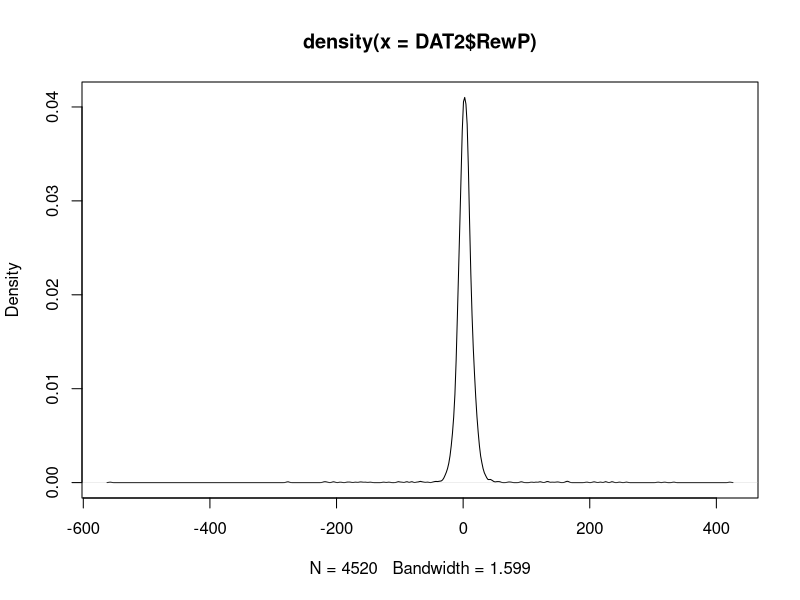
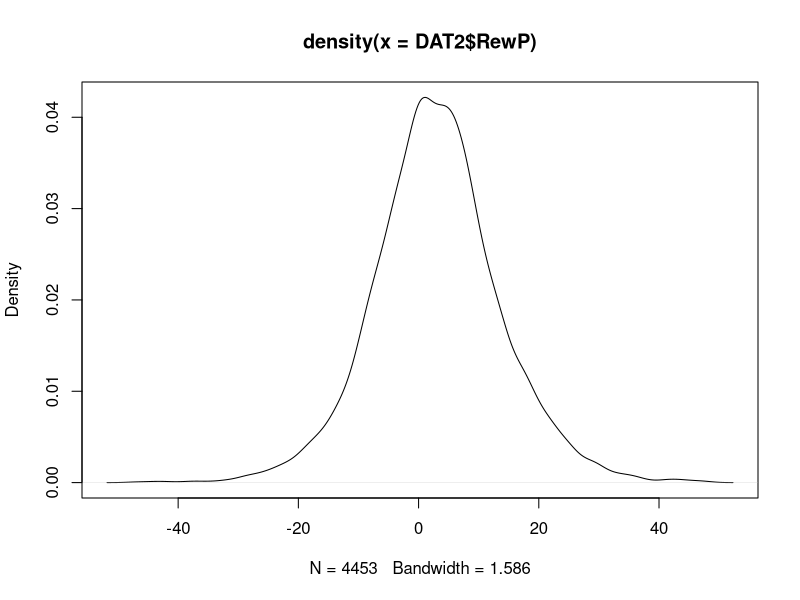
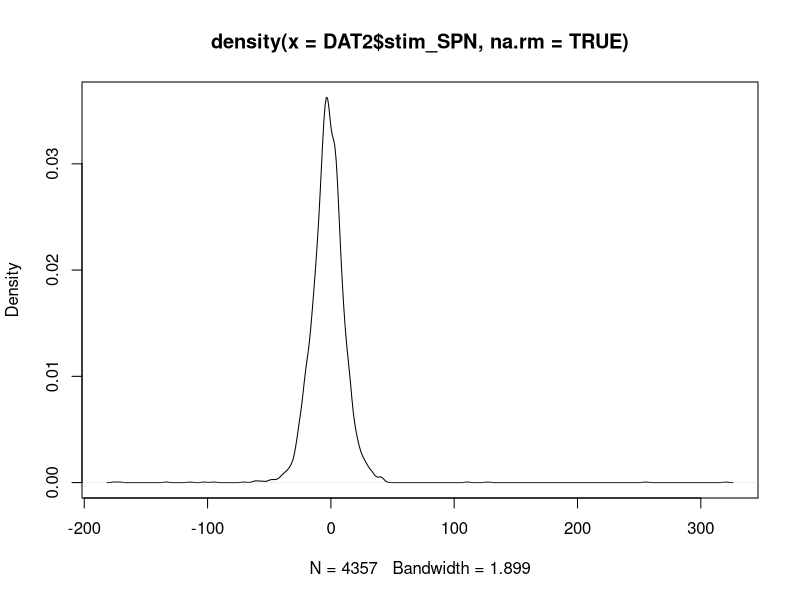
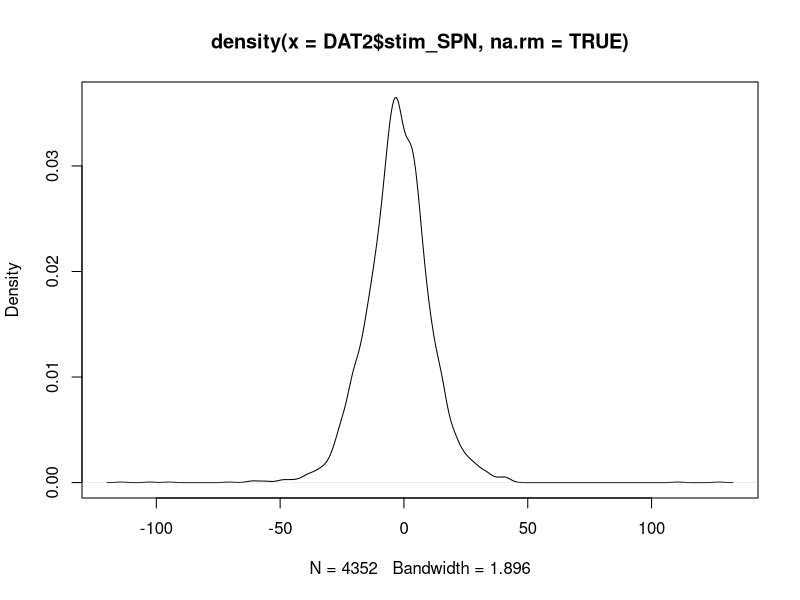
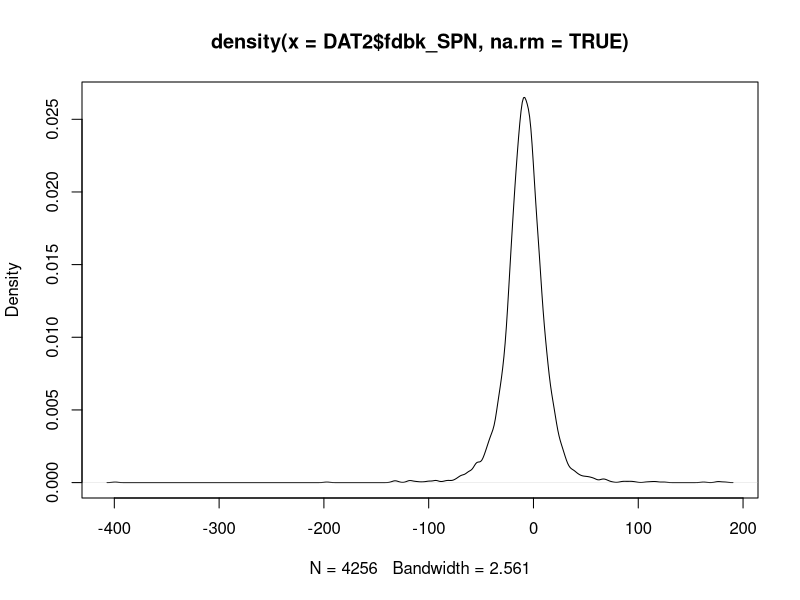
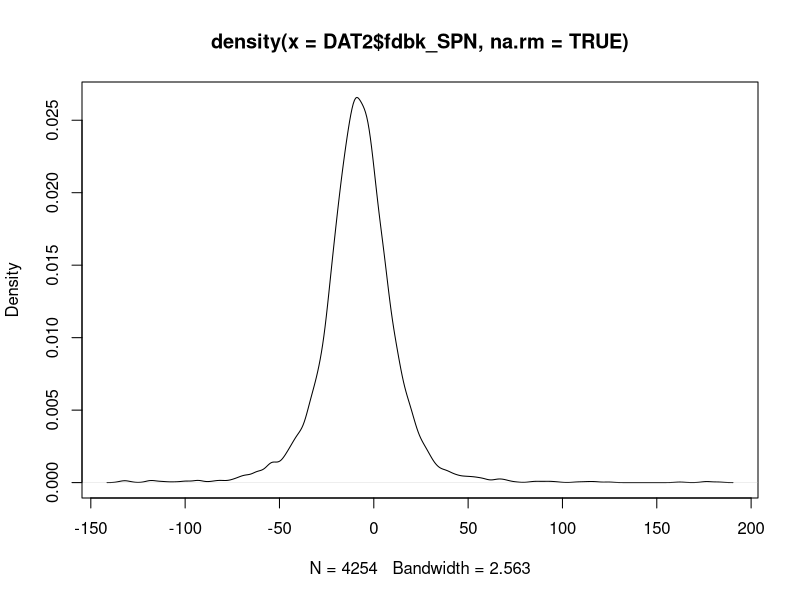

These figures' R source, in order: (Note: this script raises an error after producing the figures.)
# Keith Lohse
# Date: 2019-06-25

## Opening libraries -----------------------------------------------------------
library("ggplot2"); library("lme4"); library("lmerTest");library("dplyr");
library("car")

# if you do not already have these libraries installed, you will need to run:
# install.packages("ggplot2"); install.packages("lme4"); install.packages("lmerTest");
# install.packages("dplyr"); install.packages("car")

## Set working Directory ------------------------------------------------
getwd()

setwd("~/GitHub/cat_learn/")
getwd()

# let's see what is in the data folder
list.files()


##  Create a new smaller dataframe, REST, PRE, PRAC ----------------------------
DATA <- read.csv("./data_MASTER.csv", 
                 header = TRUE, sep=",",na.strings=c("","NA"))
head(DATA)

DATA$trial.c<-(DATA$trial-mean(DATA$trial))/10 #1-unit change = 10 trials
DATA$stim_cat<-factor(DATA$stim_cat)
DATA$resp_cat<-factor(DATA$resp_cat)
DATA$next_resp_same_cat<-factor(DATA$next_resp_same_cat)
DATA$prev_resp_same_cat<-factor(DATA$prev_resp_same_cat)

# Removing NAs for missed responses (1 exclusion)
DAT2<-subset(DATA, correct != "NA")
# Removing NAs for artifact rejection in the RewP (92 exclusions)
DAT2<-subset(DAT2, RewP != "NA")

## Removing statistical outliers in the data -----------------------------------
# Removing RewP Outliers ----
summary(DAT2$RewP)
sd(DAT2$RewP, na.rm=TRUE)
quantile(DAT2$RewP, c(0.01,0.50,0.99), na.rm=TRUE)
plot(density(DAT2$RewP))

DAT2<-subset(DAT2, RewP >= -50)
DAT2<-subset(DAT2, RewP <= 50)
plot(density(DAT2$RewP))

# Removal of outlying ESPN and FSPN values.
# Removing Encoding SPN Outliers ----
summary(DAT2$stim_SPN)
sd(DAT2$stim_SPN, na.rm=TRUE)
plot(density(DAT2$stim_SPN, na.rm=TRUE))
quantile(DAT2$stim_SPN, c(0.0005,0.50,0.9995), na.rm=TRUE)

DAT2<-subset(DAT2, stim_SPN >= -130)
DAT2<-subset(DAT2, stim_SPN <= 130)
plot(density(DAT2$stim_SPN, na.rm=TRUE))


# Removing Feedback SPN Outliers ----
summary(DAT2$fdbk_SPN)
sd(DAT2$fdbk_SPN, na.rm=TRUE)
plot(density(DAT2$fdbk_SPN, na.rm=TRUE))
quantile(DAT2$fdbk_SPN, c(0.0005,0.50,0.9995), na.rm=TRUE)

DAT2<-subset(DAT2, fdbk_SPN >= -196)
DAT2<-subset(DAT2, fdbk_SPN <= 196)

plot(density(DAT2$fdbk_SPN, na.rm=TRUE))




## Merging the acquistion data with the learning data --------------------------
LEARN <- read.csv("./data_POST_AVE.csv", 
                 header = TRUE, sep=",",na.strings=c("","NA"))
head(LEARN)



# selecting the subset of columns we want (ignoring individual categories for now)
head(LEARN[c(1,2,8,14,15,21,27,28,29,30,36:46)])

LEARN2<-LEARN[c(1,2,8,14,15,21,27,28,29,30,36:46)]

COMB <- merge(DAT2, LEARN2, by ="subID")
head(COMB)

## -------------------------- Overall Analyses ---------------------------------
## ------------------------ Single Trial Analyses ------------------------------
## Improvement Over Time During Practice ---------------------------------------
## Does accuracy improve over time?
head(COMB)
COMB$hit_binom<-(COMB$hit+1)/2
COMB$sterile.c<-(as.numeric(COMB$acq_cond)-1.5)*2
summary(as.factor(COMB$sterile))
summary(COMB$trial.c)

contrasts(COMB$stim_cat)<-contr.poly(5)

p01<-glmer(hit_binom~
             # Fixed-effects
             1+sterile.c*trial.c+ # adding in interaction
             # Random-effects
             (1+trial.c|subID)+(1|stim_cat)+(1|subID:stim_cat), data=COMB, family = binomial)

summary(p01)
Anova(p01, type=c("III"))  


## Aggregate RewP --------------------------------------------------------------
POST <- read.csv("./data_POST_LONG.csv", 
                 header = TRUE, sep=",",na.strings=c("","NA"))
POST$sterile.c<-(as.numeric(POST$acq_cond)-1.5)*2
head(POST)
AVE<-subset(POST, post_cond=="game" & rotated=="-1")
AVE<-subset(AVE, RewP_diff_Windows!="NA")
summary(AVE$RewP_diff_Windows)

m02<-lm(RewP_diff_Windows~sterile.c, data=AVE)
summary(m02)
anova(m02)
t.test(RewP_diff_Windows~acq_cond, data=AVE, paired=FALSE, var.equal=TRUE)


## Primary Analysis: Engagement --------------------------------------------------
head(AVE)
m05<-lm(eng_total~acq_cond, data=AVE)
summary(m05)
t.test(eng_total~acq_cond, data=AVE ,var.equal=TRUE)


## Practice Performance as a funciton of RewP ----------------------------------
head(LEARN)
LEARN$sterile.c<-(as.numeric(LEARN$acq_cond)-1.5)*2

m00a<-lm(sqrt(acq_total)~sterile.c+RewP_diff_Windows, data=LEARN)
summary(m00a)
#plot(m00b)
summary(LEARN$acq_cond)

m00b<-lm(sqrt(acq_total)~sterile.c+RewP_hit_ave_Windows+RewP_miss_ave_Windows, 
         data=LEARN)
summary(m00b)
#plot(m00b)
## -----------------------------------------------------------------------------



## Figure 3: Plot of Accuracy over Time by Category ----------------------------
labels <- c(game = "Game Group", sterile = "Sterile Group")

ggplot(data = COMB, 
       mapping = aes(x = trial, y = hit_binom)) +
  geom_jitter(aes(fill=stim_cat), pch=21, size= 2, height=0.01) + 
  stat_smooth(aes(color=stim_cat, lty=stim_cat), lwd=1.5, method="lm", se=FALSE)+
  facet_wrap(~acq_cond, labeller=labeller(acq_cond=labels))+
  scale_x_continuous(name = "Trial Number") +
  scale_y_continuous(name = "Proportion Correct")+
  scale_linetype_manual(name="Stimulus Category",
                    breaks=c("1", "2", "3", "4", "5"),
                    labels=c("Cat 1", "Cat 2", "Cat 3", "Cat 4", "Cat 5"),
                    values = c(1,2,4,5,6))+
  scale_fill_manual(name="Stimulus Category",
                    breaks=c("1", "2", "3", "4", "5"),
                    labels=c("Cat 1", "Cat 2", "Cat 3", "Cat 4", "Cat 5"),
                    values = c("black", "grey20", "grey30", "grey40", "grey50"))+
  scale_color_manual(name="Stimulus Category",
                    breaks=c("1", "2", "3", "4", "5"),
                    labels=c("Cat 1", "Cat 2", "Cat 3", "Cat 4", "Cat 5"),
                    values = c("black", "grey20", "grey30", "grey40", "grey50"))+
  theme(axis.text=element_text(size=16, colour="black"), 
        axis.title=element_text(size=16,face="bold"),
        legend.text=element_text(size=16),
        legend.title=element_text(size=16,face="bold"),
        strip.text = element_text(size=16, face="bold"),
        legend.position = "bottom")
## -----------------------------------------------------------------------------



## Sequential Effects on the RewP -----------------------------------------------
head(COMB)
SEQ <- subset(COMB, prev_resp_hit != "NA")
summary(as.factor(SEQ$sterile.c))  
summary(as.factor(SEQ$hit))  
summary(as.factor(SEQ$prev_resp_hit))  


s01<-lmer(RewP~
            # Fixed-effects
            1+sterile.c*trial.c*hit*prev_resp_hit+ # adding in interaction
            # Random-effects
            (1+trial.c|subID)+(1|stim_cat)+(1|subID:stim_cat), data=SEQ, REML=FALSE)

summary(s01)

Anova(s01, type=c("III"))


## Figure 5A: Sequential Effect on RewP ----------------------------------------
head(COMB)
labels <- c(correct = "Previous Correct", incorrect = "Previous Incorrect")

ggplot(data = SEQ, 
       mapping = aes(x = correct, y = RewP)) +
  geom_jitter(aes(fill=correct), position=position_jitterdodge(dodge.width=1), 
              pch=21, size=3, alpha = .6) + 
  geom_boxplot(aes(fill=correct), alpha = .8, notch=FALSE, 
               col="black", lwd=1, outlier.shape=NA)+
  scale_fill_manual(values = c("grey40", "white"))+
  facet_wrap(~prev_resp_correct, labeller=labeller(prev_resp_correct=labels))+
  scale_x_discrete(name = "Current Response") +
  scale_y_continuous(name = expression("sFA ("*mu*"V)"), limits=c(-50,50))+
  theme(axis.text=element_text(size=16, colour="black"), 
        axis.title=element_text(size=16,face="bold"),
        strip.text = element_text(size=16, face="bold"),
        legend.position = "none")




## Figure 5B: RewP Over Time ---------------------------------------------------
head(COMB)
labels <- c(correct = "Previous Correct", incorrect = "Previous Incorrect")

ggplot(data = SEQ, 
       mapping = aes(x = trial, y = RewP)) +
  geom_point(aes(fill=correct), pch=21, size=3, alpha = .6) + 
  stat_smooth(aes(lty=correct), col="black", method="lm", lwd = 1.5, se=FALSE)+
  facet_wrap(~prev_resp_correct, labeller=labeller(prev_resp_correct=labels))+
  scale_x_continuous(name = "Trial Number") +
  scale_y_continuous(name = expression("RewP ("*mu*"V)"), limits=c(-50,50))+
  scale_linetype_manual(name="Current Response",
                        breaks=c("correct", "incorrect"),
                        labels=c("Correct", "Incorrect"),
                        values = c(1,4))+
  scale_fill_manual(name="Current Response",
                    breaks=c("correct", "incorrect"),
                    labels=c("Correct", "Incorrect"),
                    values = c("grey40","white"))+
  theme(axis.text=element_text(size=16, colour="black"), 
        axis.title=element_text(size=16,face="bold"),
        legend.text=element_text(size=16),
        legend.title=element_text(size=16,face="bold"),
        strip.text = element_text(size=16, face="bold"),
        legend.position = "bottom")






## Retaining or Changing Responses ---------------------------------------------
## Does RewP predict keeping the same response or changing your response
# the next time you see a stimulus of the same category:
NEXT<-subset(COMB, next_cat_change != "NA")
head(NEXT)
summary(NEXT$next_cat_change)
summary(NEXT$RewP)
NEXT$RewP.c<-NEXT$RewP-mean(NEXT$RewP)
summary(NEXT$RewP.c)
summary(as.factor(NEXT$hit))
summary(as.factor(NEXT$sterile.c))


n01<-glmer(next_cat_change~
             # Fixed-effects
             1+sterile.c*trial*RewP.c*hit+ # adding in interaction
             # Random-effects
             (1+trial.c|subID)+(1|stim_cat)+(1|subID:stim_cat), data=NEXT, family = binomial)


summary(n01)
Anova(n01, type=c("III"))


## Figure 6A: Plot of Accuracy over Time by Category ---------------------------
labels <- c(game = "Game Group", sterile = "Sterile Group")

ggplot(data = NEXT, 
       mapping = aes(x = trial, y = next_cat_change)) +
  geom_jitter(aes(fill=stim_cat), pch=21, size= 2, height=0.01) + 
  stat_smooth(aes(col=stim_cat, lty=stim_cat), lwd=1.5, method="lm", se=FALSE)+
  facet_wrap(~acq_cond, labeller=labeller(acq_cond=labels))+
  scale_linetype_manual(name="Stimulus Category",
                        breaks=c("1", "2", "3", "4", "5"),
                        labels=c("Cat 1", "Cat 2", "Cat 3", "Cat4", "Cat 5"),
                        values = c(1,2,4,5,6))+
  scale_fill_manual(name="Stimulus Category",
                    breaks=c("1", "2", "3", "4", "5"),
                    labels=c("Cat 1", "Cat 2", "Cat 3", "Cat4", "Cat 5"),
                    values = c("black", "grey20", "grey30", "grey40", "grey50"))+
  scale_color_manual(name="Stimulus Category",
                     breaks=c("1", "2", "3", "4", "5"),
                     labels=c("Cat 1", "Cat 2", "Cat 3", "Cat4", "Cat 5"),
                     values = c("black", "grey20", "grey30", "grey40", "grey50"))+
  scale_x_continuous(name = "Trial Number") +
  scale_y_continuous(name = "Proportion of Change")+
  theme(axis.text=element_text(size=16, colour="black"), 
        axis.title=element_text(size=16,face="bold"),
        legend.text=element_text(size=16),
        legend.title=element_text(size=16,face="bold"),
        strip.text = element_text(size=16, face="bold"),
        legend.position = "bottom")

## Figure 6B: Switching by Trial and Accuracy ----------------------------------
labels <- c(game = "Game Group", sterile = "Sterile Group")

g1<-ggplot(data = NEXT, 
       mapping = aes(x = trial, y = next_cat_change)) +
  geom_point(aes(fill=correct), pch=21, size=3, alpha = .6) + 
  stat_smooth(aes(lty=correct, col=correct), method="lm", lwd = 1.5, se=FALSE)+
  facet_wrap(~acq_cond, labeller=labeller(acq_cond=labels))+
  scale_x_continuous(name = "Trial Number", lim=c(1,80)) +
  scale_y_continuous(name = "Log-Odds of Changing \n Response", lim=c(-2,2))+
  scale_linetype_manual(name="Current Response",
                        breaks=c("correct", "incorrect"),
                        labels=c("Correct", "Incorrect"),
                        values = c(1,4))+
  scale_color_manual(name="Current Response",
                    breaks=c("correct", "incorrect"),
                    labels=c("Correct", "Incorrect"),
                    values = c("black","black"))+
  scale_fill_manual(name="Current Response",
                    breaks=c("correct", "incorrect"),
                    labels=c("Correct", "Incorrect"),
                    values = c("grey20","white"))+
  theme(axis.text=element_text(size=16, colour="black"), 
        axis.title=element_text(size=16,face="bold"),
        legend.text=element_text(size=16),
        legend.title=element_text(size=16,face="bold"),
        strip.text = element_text(size=16, face="bold"),
        legend.position = "bottom")

# # Code to help make an alternative plot that accords directly with the output
# acq_cond<-c("game", "game", "sterile", "sterile")
# correct<-c("correct","incorrect","correct","incorrect")
# Intercepts<-c(0.6156439, 1.4633345, 0.4256447, 1.2204441)
# Slopes<- c(-0.0127207, -0.0129601, -0.0283601, -0.0052855)
# dd<-data.frame(acq_cond, correct, Intercepts,Slopes)  
# dd
# g2<- g1 + geom_abline(aes(intercept=Intercepts, slope=Slopes, lty=correct), lwd=2, data=dd)
#  
# plot(g2)
## -----------------------------------------------------------------------------

## Figure 6C: Switching by RewP and Accuracy ----------------------------------
labels <- c(game = "Game Group", sterile = "Sterile Group")

head(NEXT)

g1<-ggplot(data = NEXT, 
       mapping = aes(x = RewP, y = next_cat_change)) +
  geom_point(aes(fill=correct), pch=21, size=3, alpha = .6) + 
  stat_smooth(aes(lty=correct, col=correct), method="lm", lwd = 1.5, se=FALSE)+
  facet_wrap(~acq_cond, labeller=labeller(acq_cond=labels))+
  scale_x_continuous(name = expression("Current RewP ("*mu*"V)"), lim=c(-50,50)) +
  scale_y_continuous(name = "Log-Odds of Changing \n Response", lim=c(-2,2))+
  scale_linetype_manual(name="Current Response",
                        breaks=c("correct", "incorrect"),
                        labels=c("Correct", "Incorrect"),
                        values = c(1,4))+
  scale_color_manual(name="Current Response",
                     breaks=c("correct", "incorrect"),
                     labels=c("Correct", "Incorrect"),
                     values = c("black","black"))+
  scale_fill_manual(name="Current Response",
                    breaks=c("correct", "incorrect"),
                    labels=c("Correct", "Incorrect"),
                    values = c("black","white"))+  
  theme(axis.text=element_text(size=16, colour="black"), 
        axis.title=element_text(size=16,face="bold"),
        legend.text=element_text(size=16),
        legend.title=element_text(size=16,face="bold"),
        strip.text = element_text(size=16, face="bold"),
        legend.position = "bottom")

# # Code to help make an alternative plot that accords directly with the output
# acq_cond<-c("game", "game", "sterile", "sterile")
# correct<-c("correct","incorrect","correct","incorrect")
# Intercepts<-c(0.105, 0.945, -0.717, 1.011)
# Slopes<- c(0.004, 0.024, 0.02, -0.004)
# dd<-data.frame(acq_cond, correct, Intercepts,Slopes)  
# dd
# g2<- g1 + geom_abline(aes(intercept=Intercepts, slope=Slopes, lty=correct), lwd=2, data=dd)
# 
# plot(g2)
## -----------------------------------------------------------------------------


## Registered Analyses: Effects on Learning ------------------------------------
head(POST)
POST$sterile<-(as.numeric(POST$acq_cond)-1.5)*2
summary(as.factor(POST$sterile))  

m01<-lmer(rt_correct~
            # Fixed-effects
            1+
            sterile*retention*rotated+ # adding in interaction
            # Random-effects
            (1|subID)+(1|retention:subID)+(1|rotated:subID), data=POST, REML=FALSE)
Anova(m01, type="III")
summary(m01)



## Figure 3A: Number Correct as a Function of Group, Condition, and Rotation -----
labels <- c(game = "Game Group", sterile = "Sterile Group")

ggplot(data = POST, 
       mapping = aes(x = post_cond, y = num_correct)) +
  geom_jitter(aes(fill=as.factor(rotated)), position=position_jitterdodge(dodge.width=0.75), 
              pch=21, size=1.5, stroke=1, col="black", alpha = .8) + 
  geom_boxplot(aes(fill=as.factor(rotated)), alpha = .8, notch=FALSE, 
               col="black", lwd=1, outlier.shape=NA)+
  facet_wrap(~acq_cond, labeller=labeller(acq_cond=labels))+
  scale_x_discrete(name = "Post-Test Condition") +
  scale_y_continuous(name = "Number Correct")+
  scale_fill_manual(name="Stimulus Orientation",
                    breaks=c("-1", "1"),
                    labels=c("Original", "Rotated"),
                    values = c("grey20", "white"))+
  theme(axis.text=element_text(size=16, colour="black"), 
        axis.title=element_text(size=16,face="bold"),
        legend.text=element_text(size=16),
        legend.title=element_text(size=16,face="bold"),
        strip.text = element_text(size=16, face="bold"),
        legend.position = "bottom")





## Primary Analysis: Response Time on Correct Trials ---------------------------
m01<-lmer(md_crt_time~
            # Fixed-effects
            1+
            sterile*retention*rotated+ # adding in interaction
            # Random-effects
            (1|subID)+(1|retention:subID)+(1|rotated:subID), data=POST, REML=FALSE)

Anova(m01, type = "III")
summary(m01)



## Figure 3B: Median Correct Response Time as a Function of Group --------------
## Condition, and Rotation 
labels <- c(game = "Game Group", sterile = "Sterile Group")

ggplot(data = POST, 
       mapping = aes(x = post_cond, y = md_crt_time)) +
  geom_jitter(aes(fill=as.factor(rotated)), position=position_jitterdodge(dodge.width=0.75), 
              pch=21, size=1.5, stroke=1, col="black", alpha = .8) + 
  geom_boxplot(aes(fill=as.factor(rotated)), alpha = .8, notch=FALSE, 
               col="black", lwd=1, outlier.shape=NA)+
  facet_wrap(~acq_cond, labeller=labeller(acq_cond=labels))+
  scale_x_discrete(name = "Post-Test Condition") +
  scale_y_continuous(name = "Median Response Time on\n Correct Trials (s)")+
  scale_fill_manual(name="Stimulus Orientation",
                    breaks=c("-1", "1"),
                    labels=c("Original", "Rotated"),
                    values = c("grey20", "white"))+
  theme(axis.text=element_text(size=16, colour="black"), 
        axis.title=element_text(size=16,face="bold"),
        legend.text=element_text(size=16),
        legend.title=element_text(size=16,face="bold"),
        strip.text = element_text(size=16, face="bold"),
        legend.position = "bottom")




## Primary Analysis: RewP -------------------------------------------------------
head(LEARN)
LEARN$rt_correct<-sqrt(LEARN$post_total)
LEARN$rt_acq_correct<-sqrt(LEARN$acq_total)

m02b<-(lm(rt_correct~acq_cond+RewP_ave+rt_acq_correct, data=LEARN))
summary(m02b)
#plot(m02b)

## Primary Analysis: Engagement ------------------------------------------------
head(LEARN)
t.test(eng_total~acq_cond, data=LEARN)
m03a<-(lm(rt_acq_correct~acq_cond+eng_total, data=LEARN))
summary(m05)

m03b<-(lm(RewP_ave~acq_cond+eng_total, data=LEARN))
summary(m03b)


m03c<-(lm(rt_correct~acq_cond+eng_total+rt_acq_correct, data=LEARN))
summary(m05c)
#plot(m05b)

head(LEARN)


## -------------------- Supplemental Analyses ----------------------------------
# Non-Mediated Models of Post-Test Performance
summary(lm(rt_acq_correct~RewP_diff_Windows, data=LEARN))
summary(lm(rt_correct~RewP_diff_Windows, data=LEARN))
summary(lm(rt_correct~sterile.c, data=LEARN))

head(LEARN)

# Encoding Stimulus Preceding Negativity
summary(lm(enc_SPN~sterile.c, data=LEARN))
summary(lm(rt_acq_correct~sterile.c+enc_SPN, data=LEARN))
summary(lm(rt_correct~sterile.c+enc_SPN, data=LEARN))
summary(lm(RewP_diff_Windows~sterile.c+enc_SPN, data=LEARN))



# Feedback Stimulus Preceding Negativity
summary(lm(fb_SPN~RewP_diff_Windows, data=LEARN))
summary(lm(rt_acq_correct~sterile.c+fb_SPN, data=LEARN))
summary(lm(rt_correct~sterile.c+fb_SPN, data=LEARN))
summary(lm(RewP_diff_Windows~sterile.c+fb_SPN, data=LEARN))


## ------------------ Simulation code ------------------------------------------
#"Dissociating the Contributions of Reward-Prediction Errors to Trial-Level Adaptation and Long-Term Learning"
#Lohse KR, Miller MW, Daou M, Valerius W, & Jones M
#17 Jan 2019

makeseq = function(){return(sample(rep(1:5,16)))} #create random ordering of stimuli; categories are coded 1:5 and each appears 16 times

learn = function(alpha,temp,sigmaR,sigmaEEG){ #simulate one subject
  #alpha = learning rate, temp = choice temperature, sigmaR = trial-level reward variance, sigmaEEG = observation noise variance in sFA
  w = matrix(-.6,5,5) #association weights, cat by response, initialized at chance values (20% reward 1, 80% reward -1)
  r = rep(0,80) #response on each trial
  delta = rep(0,80) #prediction error on each trial
  c = makeseq() #stimulus sequence -- actually just sequence of correct categories
  for(t in 1:80){ #loop trials
    r[t] = sample(5,1,prob=exp(w[c[t],]/temp)) #choose response by softmax
    delta[t] = ((r[t]==c[t])*2-1)*rnorm(1,1,sigmaR) - w[c[t],r[t]] #prediction error: reward as +/- N(0,sigmaR), minus prediction
    w[c[t],r[t]] = w[c[t],r[t]] + alpha*delta[t] #update association for current cat and response
  }
  delta = delta + rnorm(80,0,sigmaEEG) #add noise to observed delta, to model sFA signal
  return(cbind(c,r,delta)) #returns matrix of [cat,resp,delta] x trial
}

getprevcorr = function(cat,resp){ #determine whether previous response to current cat was correct, for all trials in the input sequence
  #cat = category sequence, resp = response sequence
  prevcorr = rep(-1,length(cat))
  for(t in 2:length(cat)){ #loop trials
    if(any(cat[1:(t-1)]==cat[t])) { #skip if this is first instance of this category, leaving value as -1
      prevtrial = max(which(cat[1:(t-1)]==cat[t])) #most recent instance of this category
      prevcorr[t] = resp[prevtrial]==cat[prevtrial] #1 if previous response was correct, 0 if incorrect
    }
  }
  return(prevcorr)
}

getnextswitch = function(cat,resp){ #determine whether next response to current cat switches from current response, for all trials in the input sequence
  #cat = category sequence, resp = response sequence
  nextswitch = rep(-1,length(cat))
  for(t in 1:(length(cat)-1)){ #loop trials
    if(any(cat[(t+1):length(cat)]==cat[t])) { #skip if this is last instance of this category, leaving value as -1
      nexttrial = min(which(cat[(t+1):length(cat)]==cat[t])) + t #next instance of this category
      nextswitch[t] = resp[nexttrial]!=resp[t] #1 if response switched, 0 otherwise
    }
  }
  return(nextswitch)
}

makeplots = function(accRewP,meandelta,switchratebytrial,deltacorrswitch){ #Figs 8-9 in paper
  #accRewP = number correct and RewP for each subject
  #meandelta = mean delta by trial number and trial type
  #switchratebytrial = switch rate by trial number and trial type
  #deltacorrswitch = [delta, correctness, response switch] on all nonterminal trials
  par(mfrow=c(2,2),mgp=c(1.5,.3,0)) #set up plots
  ##Panel A: scatterplot of accuracy by RewP across subjects
  plot(accRewP[,2],accRewP[,1],pch=16,cex=.5,ylim=c(0,80),yaxp=c(0,80,4),col=rgb(0,0,0,.05),xlab='Simulated RewP',ylab='Accuracy',cex.axis=.75,tck=-.03)
  title('A',adj=0,line=1)
  ##Panel B: sequential effects on delta
  plot(2:80,meandelta[2:80,'CC'],ylim=c(-1,2),yaxp=c(-1,2,3),ty='l',xlab='Trial',ylab='Simulated sFA',cex.axis=.75,tck=-.03) #previous correct, current correct
  lines(2:80,meandelta[2:80,'IC'],lty=2) #previous incorrect, current correct
  lines(2:80,meandelta[2:80,'CI'],col='red') #previous correct, current incorrect
  lines(2:80,meandelta[2:80,'II'],lty=2,col='red') #previous incorrect, current incorrect
  title('B',adj=0,line=1)
  ##Panel C: switch probabilility by trial
  plot(1:79,switchratebytrial[1:79,'C'],ylim=0:1,ty='l',xlab='Trial',ylab='Switch Proportion',cex.axis=.75,yaxp=c(0,1,2),tck=-.03) #current correct
  lines(1:79,switchratebytrial[1:79,'I'],col='red') #current incorrect
  title('C',adj=0,line=1)
  ##Panel D: switch probability by delta
  bins = 50 #number of bins for delta values in plot
  #switch probability following correct responses
  if(length(unique(deltacorrswitch[deltacorrswitch[,2]==1,1])) < bins){ #fewer unique delta values than bins; use unique values in plot
    vals = sort(unique(deltacorrswitch[deltacorrswitch[,2]==1,1])) #all unique values of delta following correct responses
    breaks = c(1.5*vals[1]-.5*vals[2],(vals[1:(length(vals)-1)]+vals[2:length(vals)])/2,1.5*vals[length(vals)]-.5*vals[length(vals)-1]) #breaks equally spaced between unique values
  }
  else {
    vals = sort(deltacorrswitch[deltacorrswitch[,2]==1,1]) #all individual values of delta following correct responses
    breaks = vals[c(1,length(vals)*(1:bins)/bins)] #breaks are all 1/bins quartiles
  }
  switchprobs = hist(deltacorrswitch[deltacorrswitch[,2]==1&deltacorrswitch[,3]==1,1],breaks=breaks,plot=F)$counts/hist(deltacorrswitch[deltacorrswitch[,2]==1,1],breaks=breaks,plot=F)$counts
  plot((breaks[1:(length(breaks)-1)]+breaks[2:length(breaks)])/2,switchprobs,xlab='Simulated sFA',ylab='Switch Proportion',ty='l',xlim=range(deltacorrswitch[,1]),ylim=0:1,cex.axis=.75,yaxp=c(0,1,2),tck=-.03)
  #switch probability following error responses
  if(length(unique(deltacorrswitch[deltacorrswitch[,2]==0,1])) < bins){ #fewer unique delta values than bins; use unique values in plot
    vals = sort(unique(deltacorrswitch[deltacorrswitch[,2]==0,1])) #all unique values of delta following error responses
    breaks = c(1.5*vals[1]-.5*vals[2],(vals[1:(length(vals)-1)]+vals[2:length(vals)])/2,1.5*vals[length(vals)]-.5*vals[length(vals)-1]) #breaks equally spaced between unique values
  }
  else {
    vals = sort(deltacorrswitch[deltacorrswitch[,2]==0,1]) #all individual values of delta following error responses
    breaks = vals[c(1,length(vals)*(1:bins)/bins)] #breaks are all 1/bins quartiles
  }
  switchprobs = hist(deltacorrswitch[deltacorrswitch[,2]==0&deltacorrswitch[,3]==1,1],breaks=breaks,plot=F)$counts/hist(deltacorrswitch[deltacorrswitch[,2]==0,1],breaks=breaks,plot=F)$counts
  lines((breaks[1:(length(breaks)-1)]+breaks[2:length(breaks)])/2,switchprobs,col='red')
  title('D',adj=0,line=1)
}

main = function(n,alpha,temp,sigmaR,sigmaEEG){
  #n = number of subjects, alpha = learning rate, temp = choice temperature, sigmaR = trial-level reward variance, sigmaEEG = observation noise variance in sFA
  accRewP = matrix(nrow=n,ncol=2) #subject x [number correct, RewP]
  perf = rep(0,80) #mean correct by trial (across subjects)
  meandelta = matrix(0,80,4) #mean delta by trial number and trial type
  colnames(meandelta)=c('CC','IC','CI','II') #trial types for meandelta: [previous instance, current trial]; C=Correct, I=Incorrect
  meandeltacounts = matrix(0,80,4) #counts of trial types for meandelta, at each trial number
  switchratebytrial = matrix(0,80,2) #switch rate; trial number x current accuracy
  colnames(switchratebytrial) = c('C','I') #trial types for switchratebytrial: Correct or Incorrect
  switchcountsbytrial = matrix(0,80,2) #counts of trial types for switchratebytrial, at each trial number
  deltacorrswitch = matrix(0,n*75,3) #tracking delta, current-trial accuracy, and response switch over all trials (excluding final trial for each subject and category)
  for(i in 1:n) { #loop subjects
    data = learn(alpha,temp,sigmaR,sigmaEEG) #simulate subject; returns [cat resp delta] x trial
    currentcorr = (data[,1]==data[,2]) #whether correct on current trial, by trial number
    accRewP[i,1] = sum(currentcorr) #total number correct for this subject
    accRewP[i,2] = mean(data[currentcorr==1,3]) - mean(data[currentcorr==0,3]) #RewP for this subject
    perf = perf + currentcorr #add performance for this subject (will normalize below)
    #sequential effects on delta
    prevcorr = getprevcorr(data[,1],data[,2]) #whether correct on previous instance of current cat, for all trials; 0/1 or -1 for NA
    meandelta[prevcorr==1&currentcorr==1,'CC'] = meandelta[prevcorr==1&currentcorr==1,'CC'] + data[prevcorr==1&currentcorr==1,3] #add deltas on CC trials (will normalize below)
    meandelta[prevcorr==0&currentcorr==1,'IC'] = meandelta[prevcorr==0&currentcorr==1,'IC'] + data[prevcorr==0&currentcorr==1,3] #add deltas on IC trials 
    meandelta[prevcorr==1&currentcorr==0,'CI'] = meandelta[prevcorr==1&currentcorr==0,'CI'] + data[prevcorr==1&currentcorr==0,3] #add deltas on CI trials
    meandelta[prevcorr==0&currentcorr==0,'II'] = meandelta[prevcorr==0&currentcorr==0,'II'] + data[prevcorr==0&currentcorr==0,3] #add deltas on II trials
    meandeltacounts = meandeltacounts + cbind(prevcorr==1&currentcorr==1, prevcorr==0&currentcorr==1, prevcorr==1&currentcorr==0, prevcorr==0&currentcorr==0) #update counts of trial types at all trial numbers
    #switch probability
    nextswitch = getnextswitch(data[,1],data[,2]) #whether next response to current cat switches from current response, for all trials; 0/1 or -1 for NA
    switchratebytrial[nextswitch==1&currentcorr==1,'C'] = switchratebytrial[nextswitch==1&currentcorr==1,'C'] + 1 #increment number of switches on all correct trials followed by a response switch (will normalize below)
    switchratebytrial[nextswitch==1&currentcorr==0,'I'] = switchratebytrial[nextswitch==1&currentcorr==0,'I'] + 1 #increment number of switches on all error trials followed by a response switch
    switchcountsbytrial = switchcountsbytrial + cbind(nextswitch!=-1&currentcorr==1,nextswitch!=-1&currentcorr==0) #update counts of trial types at all trial numbers
    deltacorrswitch[75*(i-1)+1:75,] = cbind(data[,3],currentcorr,nextswitch)[nextswitch!=-1,] #append lists of delta, correctness, and response switching for this subject, excluding final trial of each category
  }
  perf = perf/n #convert to mean
  meandelta[2:80,] = meandelta[2:80,]/meandeltacounts[2:80,] #convert to mean; counts for trial 1 will always be zero (other counts could be zero, especially if n is small)
  switchratebytrial[1:79,] = switchratebytrial[1:79,]/switchcountsbytrial[1:79,] #convert to mean; counts for last trial will always be zero
  makeplots(accRewP,meandelta,switchratebytrial,deltacorrswitch) #generate plots for Fig 8 or 9
  return(list(accRewP,perf,meandelta,switchratebytrial,deltacorrswitch,alpha,temp,sigmaR,sigmaEEG))
}
